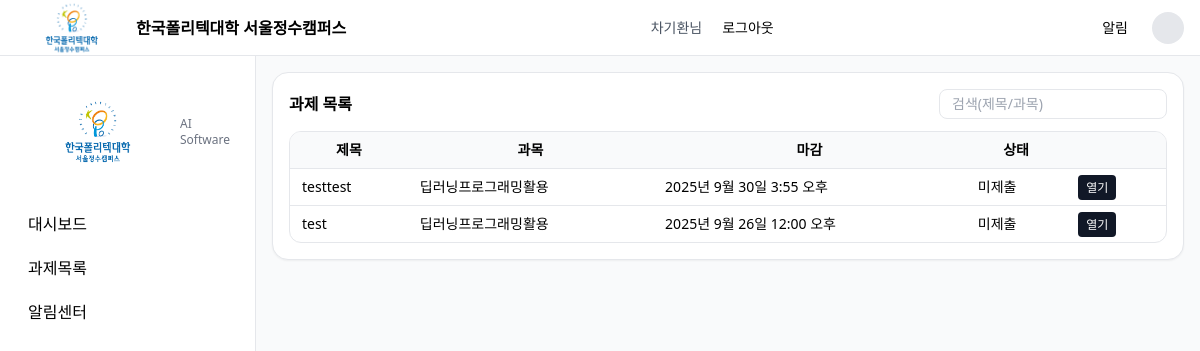
Page /assignments/ (signed in) on the committed database.
### submit/models.py (models this page shows, shortened)
class Assignment(models.Model):
    course = models.ForeignKey(Course, on_delete=models.CASCADE, verbose_name="과목")
    title = models.CharField("제목", max_length=120)
    description = models.TextField("설명", blank=True)
    due_at = models.DateTimeField("마감일시")
    max_score = models.PositiveIntegerField("배점", default=100)
    late_policy = models.CharField("지연 정책", max_length=50, blank=True)   # ex) "accept -10/day"
    file_rules = models.CharField("파일 규칙", max_length=100, blank=True)   # ex) "pdf,zip; 20MB"
    created_at = models.DateTimeField("생성일시", auto_now_add=True)
    class Meta:
        verbose_name = "과제"
        verbose_name_plural = "과제"

class Course(models.Model):
    title = models.CharField("과목명", max_length=100)
    code = models.CharField("과목코드", max_length=20, unique=True)
    teacher = models.ForeignKey(User, on_delete=models.CASCADE, related_name="teaching_courses", verbose_name="담당교원")
    class Meta:
        verbose_name = "과목"
        verbose_name_plural = "과목"

### submit/views.py (the view)
# urls.py: path("assignments/", views.assignments_list, name="assignments_list"),
@login_required
def assignments_list(request):
    assignments = list(
        Assignment.objects.select_related("course").order_by("-created_at")
    )
    subs = Submission.objects.filter(
        student=request.user, assignment__in=assignments
    ).select_related("assignment")
    sub_by_aid = {s.assignment_id: s for s in subs}
    for a in assignments:
        a.user_submission = sub_by_aid.get(a.id)  # ← 템플릿에서 a.user_submission 로 접근
    return render(request, "assignments_list.html", {"assignments": assignments})

### templates/assignments_list.html (shortened to what this page needs)
{% extends 'base.html' %}
{% block content %}
<div class="rounded-2xl border bg-white p-4 shadow-sm">
  <div class="flex items-center justify-between mb-3">
    <div class="font-semibold">과제 목록</div>
    <input class="border rounded-lg px-3 py-1 text-sm" placeholder="검색(제목/과목)">
  </div>
  <div class="overflow-auto rounded-xl border">
    <table class="min-w-full text-sm">
      <thead class="bg-gray-50">
        <tr>
          <th class="px-3 py-2">제목</th>
          <th class="px-3 py-2">과목</th>
          <th class="px-3 py-2">마감</th>
          <th class="px-3 py-2">상태</th>
          <th class="px-3 py-2"></th>
        </tr>
      </thead>
      <tbody>
        {% for a in assignments %}
        <tr class="border-t hover:bg-gray-50">
          <td class="px-3 py-2">{{ a.title }}</td>
          <td class="px-3 py-2">{{ a.course.title }}</td>
          <td class="px-3 py-2">{{ a.due_at }}</td>
          <td class="px-3 py-2">
            {% if a.user_submission %}
              {{ a.user_submission.get_status_display }}
              {% if a.user_submission.submitted_at %}
                <div class="text-xs text-gray-500">
                  {{ a.user_submission.submitted_at }}
                </div>
              {% endif %}
            {% else %}
              미제출
            {% endif %}
          </td>
          <td class="px-3 py-2">
            <a href="{% url 'assignment_detail' a.id %}" class="px-2 py-1 text-xs rounded bg-gray-900 text-white">열기</a>
          </td>
        </tr>
        {% empty %}
        <tr><td class="px-3 py-4 text-gray-500" colspan="5">과제가 없습니다.</td></tr>
        {% endfor %}
      </tbody>
    </table>
  </div>
</div>
{% endblock %}

### templates/base.html (shortened to what this page needs)
{% load static %}
<!DOCTYPE html>
<html lang="ko">
<head>
    <script src="https://cdn.tailwindcss.com"></script>
    <link rel="stylesheet" href="{% static 'css/style.css' %}">
</head>
<body class="bg-gray-50">
    <header class="h-14 px-4 flex items-center justify-between border-b bg-white sticky top-0 z-10">
        <div class="flex items-center gap-2">
            <a href="{% url 'dashboard' %}" class="flex items-center gap-2">
            <img src="{% static 'img/polytech.png' %}" alt="logo" class="h-[64px] w-auto" />
            <div class="font-semibold">한국폴리텍대학 서울정수캠퍼스</div>
            </a>
        </div>
        <nav class="text-sm flex items-center gap-2">
        {% if request.user.is_authenticated %}
            <span class="text-gray-600">{{ request.user.username }}님</span>
            <form method="post" action="{% url 'logout' %}">
            <button type="submit" class="px-3 py-1 rounded hover:bg-gray-100">
                로그아웃
            </button>
            </form>
        {% else %}
            <a href="{% url 'login' %}" class="px-3 py-1 rounded hover:bg-gray-100">로그인</a>
        {% endif %}
        </nav>
        <nav class="flex items-center gap-3 text-sm">
            <a href="{% url 'notifications' %}" class="px-3 py-1 rounded hover:bg-gray-100">알림</a>
            <div class="w-8 h-8 rounded-full bg-gray-200"></div>
        </nav>
    </header>
    <div class="flex">
        <aside class="w-64 p-3 border-r bg-white h-[calc(100vh-56px)] sticky top-14">
            <div class="flex items-center gap-3 px-2 py-3">
                  <a href="{% url 'dashboard' %}" class="flex items-center gap-3 px-2 py-3">
                    <img src="{% static 'img/polytech.png' %}" alt="logo" class="h-20 w-auto" />
                    <div>
                        <div class="text-xs text-gray-500">AI Software</div>
                    </div>
                  </a>
            </div>
        <div class="mt-2 grid gap-1">
            <a href="{% url 'dashboard' %}" class="w-full text-left px-4 py-2 rounded-xl hover:bg-gray-100 block">대시보드</a>
            <a href="{% url 'assignments_list' %}" class="w-full text-left px-4 py-2 rounded-xl hover:bg-gray-100 block">과제목록</a>
            <a href="{% url 'notifications' %}" class="w-full text-left px-4 py-2 rounded-xl hover:bg-gray-100 block">알림센터</a>
        </div>
    </aside>
    <main class="flex-1 p-4">
        {% block content %}{% endblock %}
    </main>
    </div>
</body>
</html>

### rows in the picture
Assignment: title "testtest", course "딥러닝프로그래밍활용", due_at "2025년 9월 30일 3:55 오후", shows "미제출"
Assignment: title "test", course "딥러닝프로그래밍활용", due_at "2025년 9월 26일 12:00 오후", shows "미제출"

### other values in the picture
{{ request.user.username }} "차기환"
